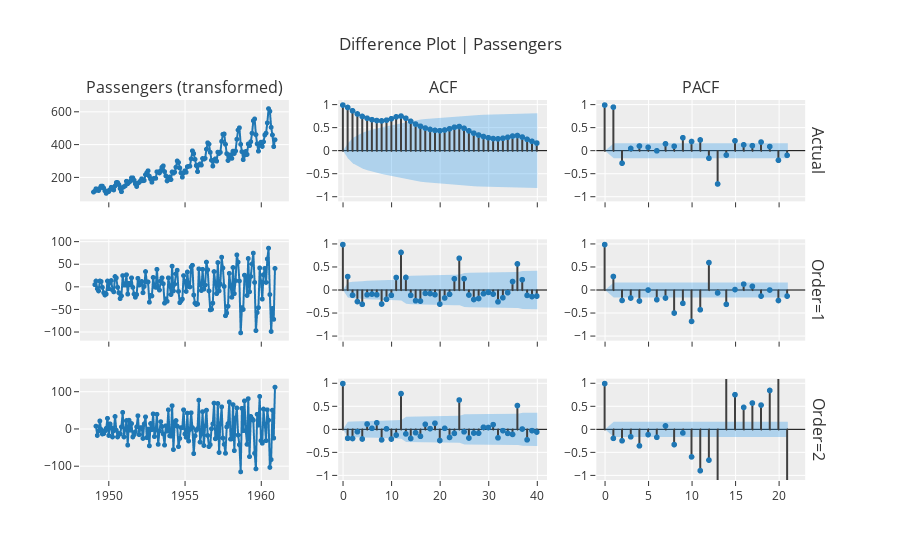

The code cell stored with this chart in its notebook:
### Markdown cell above
## Selecting p and q: 
Remember, to select p and q, we must first make the dat astationary! That's why we will plot the difference model. 

**Difference plotting using orders:**

### Code cell
exp.plot_model(plot="diff", data_kwargs={"order_list": [1,2], "acf": True, "pacf": True})
